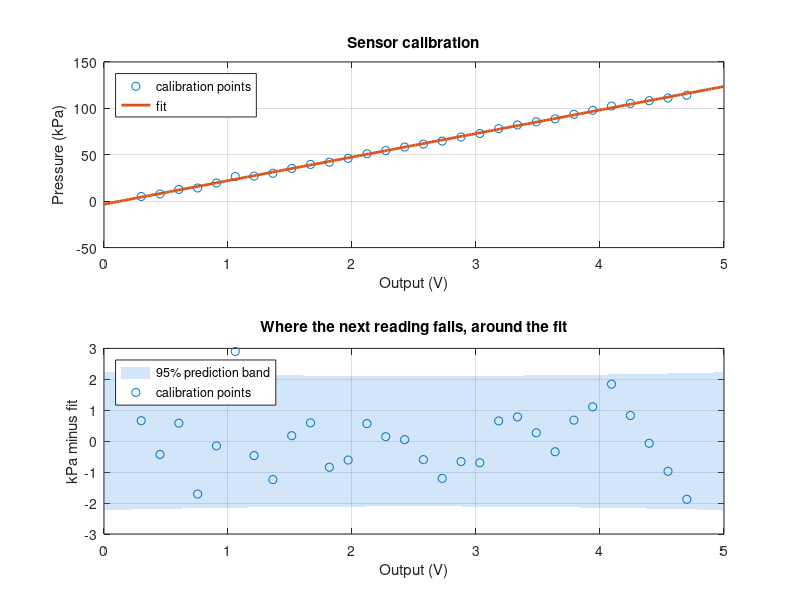

Recreate this plot in MATLAB.
% Calibrate a pressure sensor with a straight line and show where a new reading will fall
rng(7);
volts = linspace(0.3, 4.7, 30)';
kPa = 25.4*volts - 3.1 + 1.1*randn(size(volts));

[p, S] = polyfit(volts, kPa, 1);
vq = linspace(0, 5, 200)';
[fitted, delta] = polyval(p, vq, S);
fprintf('kPa = %.2f * V %+.2f\n', p(1), p(2));
fprintf('A reading of 2.5 V means %.1f kPa, within about %.1f kPa\n', polyval(p, 2.5), 2*mean(delta));

subplot(2, 1, 1);
plot(volts, kPa, 'o', 'MarkerSize', 6);
hold on;
plot(vq, fitted, 'LineWidth', 2);
hold off;
legend('calibration points', 'fit', 'Location', 'northwest');
title('Sensor calibration');
xlabel('Output (V)');
ylabel('Pressure (kPa)');
grid on;

subplot(2, 1, 2);
fill([vq; flipud(vq)], [2*delta; flipud(-2*delta)], [0.3 0.6 0.9], 'FaceAlpha', 0.25, 'EdgeColor', 'none');
hold on;
plot(volts, kPa - polyval(p, volts), 'o', 'MarkerSize', 6);
hold off;
legend('95% prediction band', 'calibration points', 'Location', 'northwest');
title('Where the next reading falls, around the fit');
xlabel('Output (V)');
ylabel('kPa minus fit');
grid on;
